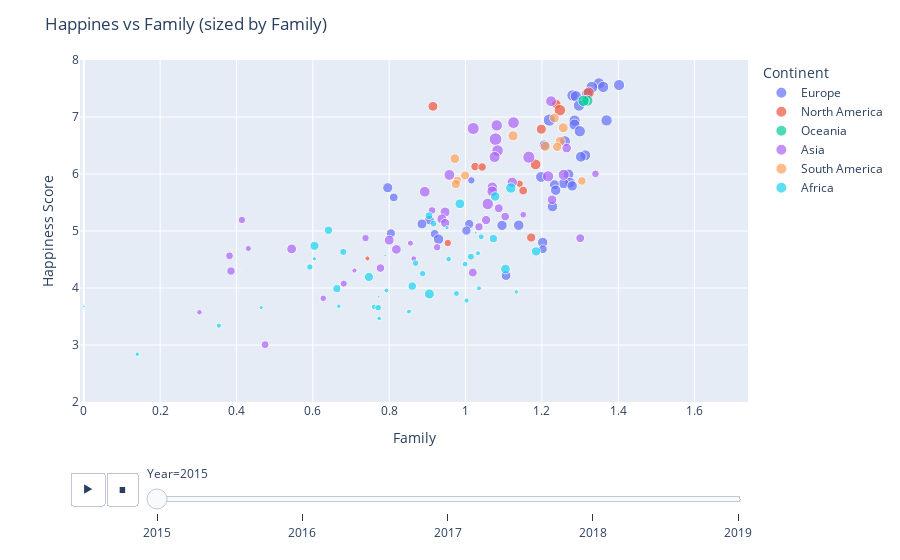

The notebook cell this image was saved under:
### Code cell
fig = px.scatter(alldata
                 , x ="Family"
                 , y ="Happiness Score"
                 , animation_frame ="Year"
                 , animation_group ="Country"
                 , size ="GDP per capita"
                 , color ="Continent"
                 , hover_name ="Country"
                 #, facet_col ="Continent"
                 , size_max = 10
                ) 


fig.update_layout(title_text='Happines vs Family (sized by Family)')
fig.update_yaxes(range=[2,8])
fig.update_xaxes(range=[-0.01,round((max(alldata['Family']))+0.1,2)])

fig.show()
# fig.write_html("./test.html")
# fig.write_json("./test.json")

### Figure 1 — Plotly figure (JSON) as saved in the notebook; plotly's stock layout.template omitted (floating-point values rounded to 4 significant figures)
{"data": [{"hovertemplate": "<b>%{hovertext}</b><br><br>Continent=Europe<br>Year=2015<br>Family=%{x}<br>Happiness Score=%{y}<br>GDP per capita=%{marker.size}<extra></extra>", "hovertext": ["Switzerland", "Iceland", "Denmark", "Norway", "Finland", "Netherlands", "Sweden", "Austria", "Luxembourg", "Ireland", "Belgium", "United Kingdom", "Germany", "France", "Czech Republic", "Spain", "Malta", "Slovakia", "Italy", "Moldova", "Slovenia", "Lithuania", "Belarus", "Poland", "Croatia", "Russia", "Kosovo", "Estonia", "Montenegro", "Romania", "Serbia", "Portugal", "Latvia", "Macedonia", "Albania", "Bosnia and Herzegovina", "Greece", "Hungary", "Ukraine", "Bulgaria"], "ids": ["Switzerland", "Iceland", "Denmark", "Norway", "Finland", "Netherlands", "Sweden", "Austria", "Luxembourg", "Ireland", "Belgium", "United Kingdom", "Germany", "France", "Czech Republic", "Spain", "Malta", "Slovakia", "Italy", "Moldova", "Slovenia", "Lithuania", "Belarus", "Poland", "Croatia", "Russia", "Kosovo", "Estonia", "Montenegro", "Romania", "Serbia", "Portugal", "Latvia", "Macedonia", "Albania", "Bosnia and Herzegovina", "Greece", "Hungary", "Ukraine", "Bulgaria"], "legendgroup": "Europe", "marker": {"color": "#636efa", "size": [1.397, 1.302, 1.325, 1.459, 1.29, 1.329, 1.332, 1.337, 1.564, 1.336, 1.308, 1.266, 1.328, 1.278, 1.179, 1.23, 1.207, 1.169, 1.251, 0.5945, 1.185, 1.147, 1.032, 1.126, 1.083, 1.138, 0.8015, 1.152, 0.9744, 1.043, 0.9205, 1.16, 1.113, 0.9185, 0.8787, 0.8322, 1.154, 1.121, 0.7991, 1.012], "sizemode": "area", "sizeref": 0.02096, "symbol": "circle"}, "mode": "markers", "name": "Europe", "orientation": "v", "showlegend": true, "type": "scatter", "x": [1.35, 1.402, 1.361, 1.331, 1.318, 1.28, 1.289, 1.297, 1.22, 1.369, 1.286, 1.285, 1.299, 1.26, 1.206, 1.314, 1.302, 1.27, 1.198, 1.015, 1.274, 1.257, 1.233, 1.279, 0.7962, 1.236, 0.812, 1.228, 0.9056, 0.8859, 1.01, 1.139, 1.096, 1.002, 0.8043, 0.9192, 0.9293, 1.202, 1.203, 1.106], "xaxis": "x", "y": [7.587, 7.561, 7.527, 7.522, 7.406, 7.378, 7.364, 7.2, 6.946, 6.94, 6.937, 6.867, 6.75, 6.575, 6.505, 6.329, 6.302, 5.995, 5.948, 5.889, 5.848, 5.833, 5.813, 5.791, 5.759, 5.716, 5.589, 5.429, 5.192, 5.124, 5.123, 5.102, 5.098, 5.007, 4.959, 4.949, 4.857, 4.8, 4.681, 4.218], "yaxis": "y"}, {"hovertemplate": "<b>%{hovertext}</b><br><br>Continent=North America<br>Year=2015<br>Family=%{x}<br>Happiness Score=%{y}<br>GDP per capita=%{marker.size}<extra></extra>", "hovertext": ["Canada", "Costa Rica", "Mexico", "United States", "Panama", "Trinidad and Tobago", "El Salvador", "Guatemala", "Nicaragua", "Jamaica", "Dominican Republic", "Honduras", "Haiti"], "ids": ["Canada", "Costa Rica", "Mexico", "United States", "Panama", "Trinidad and Tobago", "El Salvador", "Guatemala", "Nicaragua", "Jamaica", "Dominican Republic", "Honduras", "Haiti"], "legendgroup": "North America", "marker": {"color": "#EF553B", "size": [1.326, 0.9558, 1.021, 1.395, 1.064, 1.212, 0.7645, 0.7455, 0.5933, 0.8104, 0.8954, 0.5953, 0.2667], "sizemode": "area", "sizeref": 0.02096, "symbol": "circle"}, "mode": "markers", "name": "North America", "orientation": "v", "showlegend": true, "type": "scatter", "x": [1.323, 1.238, 0.9145, 1.247, 1.198, 1.184, 1.025, 1.044, 1.142, 1.151, 1.172, 0.9535, 0.743], "xaxis": "x", "y": [7.427, 7.226, 7.187, 7.119, 6.786, 6.168, 6.13, 6.123, 5.828, 5.709, 4.885, 4.788, 4.518], "yaxis": "y"}, {"hovertemplate": "<b>%{hovertext}</b><br><br>Continent=Oceania<br>Year=2015<br>Family=%{x}<br>Happiness Score=%{y}<br>GDP per capita=%{marker.size}<extra></extra>", "hovertext": ["New Zealand", "Australia"], "ids": ["New Zealand", "Australia"], "legendgroup": "Oceania", "marker": {"color": "#00cc96", "size": [1.25, 1.334], "sizemode": "area", "sizeref": 0.02096, "symbol": "circle"}, "mode": "markers", "name": "Oceania", "orientation": "v", "showlegend": true, "type": "scatter", "x": [1.32, 1.309], "xaxis": "x", "y": [7.286, 7.284], "yaxis": "y"}, {"hovertemplate": "<b>%{hovertext}</b><br><br>Continent=Asia<br>Year=2015<br>Family=%{x}<br>Happiness Score=%{y}<br>GDP per capita=%{marker.size}<extra></extra>", "hovertext": ["Israel", "United Arab Emirates", "Oman", "Singapore", "Qatar", "Thailand", "Saudi Arabia", "Taiwan", "Kuwait", "Uzbekistan", "Japan", "South Korea", "Bahrain", "Kazakhstan", "Malaysia", "North Cyprus", "Cyprus", "Turkmenistan", "Hong Kong", "Indonesia", "Vietnam", "Turkey", "Kyrgyzstan", "Bhutan", "Azerbaijan", "Pakistan", "Jordan", "China", "Philippines", "Laos", "Mongolia", "Lebanon", "Tajikistan", "Palestinian Territories", "Bangladesh", "Iran", "Iraq", "India", "Nepal", "Armenia", "Myanmar", "Georgia", "Sri Lanka", "Yemen", "Cambodia", "Afghanistan", "Syria"], "ids": ["Israel", "United Arab Emirates", "Oman", "Singapore", "Qatar", "Thailand", "Saudi Arabia", "Taiwan", "Kuwait", "Uzbekistan", "Japan", "South Korea", "Bahrain", "Kazakhstan", "Malaysia", "North Cyprus", "Cyprus", "Turkmenistan", "Hong Kong", "Indonesia", "Vietnam", "Turkey", "Kyrgyzstan", "Bhutan", "Azerbaijan", "Pakistan", "Jordan", "China", "Philippines", "Laos", "Mongolia", "Lebanon", "Tajikistan", "Palestinian Territories", "Bangladesh", "Iran", "Iraq", "India", "Nepal", "Armenia", "Myanmar", "Georgia", "Sri Lanka", "Yemen", "Cambodia", "Afghanistan", "Syria"], "legendgroup": "Asia", "marker": {"color": "#ab63fa", "size": [1.229, 1.427, 1.36, 1.522, 1.69, 0.9669, 1.395, 1.291, 1.554, 0.6324, 1.271, 1.245, 1.324, 1.123, 1.125, 1.208, 1.208, 0.9585, 1.386, 0.8283, 0.6322, 1.061, 0.4743, 0.7704, 1.024, 0.5954, 0.902, 0.8901, 0.7053, 0.5907, 0.8282, 1.026, 0.3905, 0.5987, 0.3975, 1.009, 0.9855, 0.645, 0.36, 0.7682, 0.2711, 0.7419, 0.8352, 0.5465, 0.4604, 0.3198, 0.6632], "sizemode": "area", "sizeref": 0.02096, "symbol": "circle"}, "mode": "markers", "name": "Asia", "orientation": "v", "showlegend": true, "type": "scatter", "x": [1.224, 1.126, 1.082, 1.02, 1.079, 1.265, 1.084, 1.076, 1.166, 1.34, 1.257, 0.9577, 1.216, 1.122, 1.07, 1.07, 0.8932, 1.227, 1.058, 1.087, 0.9123, 0.9463, 1.151, 1.104, 0.9379, 0.4141, 1.054, 0.9467, 1.035, 0.738, 1.301, 0.8, 0.8556, 0.9256, 0.4311, 0.5445, 0.8189, 0.3817, 0.8645, 0.7771, 0.709, 0.3856, 1.019, 0.6809, 0.6274, 0.3029, 0.4749], "xaxis": "x", "y": [7.278, 6.901, 6.853, 6.798, 6.611, 6.455, 6.411, 6.298, 6.295, 6.003, 5.987, 5.984, 5.96, 5.855, 5.77, 5.695, 5.689, 5.548, 5.474, 5.399, 5.36, 5.332, 5.286, 5.253, 5.212, 5.194, 5.192, 5.14, 5.073, 4.876, 4.874, 4.839, 4.786, 4.715, 4.694, 4.686, 4.677, 4.565, 4.514, 4.35, 4.307, 4.297, 4.271, 4.077, 3.819, 3.575, 3.006], "yaxis": "y"}, {"hovertemplate": "<b>%{hovertext}</b><br><br>Continent=South America<br>Year=2015<br>Family=%{x}<br>Happiness Score=%{y}<br>GDP per capita=%{marker.size}<extra></extra>", "hovertext": ["Brazil", "Venezuela", "Chile", "Argentina", "Uruguay", "Colombia", "Suriname", "Ecuador", "Bolivia", "Paraguay", "Peru"], "ids": ["Brazil", "Venezuela", "Chile", "Argentina", "Uruguay", "Colombia", "Suriname", "Ecuador", "Bolivia", "Paraguay", "Peru"], "legendgroup": "South America", "marker": {"color": "#FFA15A", "size": [0.9812, 1.044, 1.107, 1.054, 1.062, 0.9186, 0.9953, 0.864, 0.6813, 0.7599, 0.9002], "sizemode": "area", "sizeref": 0.02096, "symbol": "circle"}, "mode": "markers", "name": "South America", "orientation": "v", "showlegend": true, "type": "scatter", "x": [1.233, 1.256, 1.124, 1.248, 1.209, 1.24, 0.972, 0.999, 0.9784, 1.305, 0.9746], "xaxis": "x", "y": [6.983, 6.81, 6.67, 6.574, 6.485, 6.477, 6.269, 5.975, 5.89, 5.878, 5.824], "yaxis": "y"}, {"hovertemplate": "<b>%{hovertext}</b><br><br>Continent=Africa<br>Year=2015<br>Family=%{x}<br>Happiness Score=%{y}<br>GDP per capita=%{marker.size}<extra></extra>", "hovertext": ["Libya", "Algeria", "Mauritius", "Nigeria", "Zambia", "Somaliland region", "Morocco", "Mozambique", "Lesotho", "Swaziland", "Tunisia", "South Africa", "Ghana", "Zimbabwe", "Liberia", "Sudan", "Congo (Kinshasa)", "Ethiopia", "Sierra Leone", "Mauritania", "Kenya", "Djibouti", "Botswana", "Malawi", "Cameroon", "Egypt", "Angola", "Mali", "Congo (Brazzaville)", "Comoros", "Uganda", "Senegal", "Gabon", "Niger", "Tanzania", "Madagascar", "Central African Republic", "Chad", "Guinea", "Ivory Coast", "Burkina Faso", "Rwanda", "Benin", "Burundi", "Togo"], "ids": ["Libya", "Algeria", "Mauritius", "Nigeria", "Zambia", "Somaliland region", "Morocco", "Mozambique", "Lesotho", "Swaziland", "Tunisia", "South Africa", "Ghana", "Zimbabwe", "Liberia", "Sudan", "Congo (Kinshasa)", "Ethiopia", "Sierra Leone", "Mauritania", "Kenya", "Djibouti", "Botswana", "Malawi", "Cameroon", "Egypt", "Angola", "Mali", "Congo (Brazzaville)", "Comoros", "Uganda", "Senegal", "Gabon", "Niger", "Tanzania", "Madagascar", "Central African Republic", "Chad", "Guinea", "Ivory Coast", "Burkina Faso", "Rwanda", "Benin", "Burundi", "Togo"], "legendgroup": "Africa", "marker": {"color": "#19d3f3", "size": [1.131, 0.9393, 1.008, 0.6543, 0.4704, 0.1885, 0.7348, 0.08308, 0.3755, 0.7121, 0.8811, 0.9205, 0.5456, 0.271, 0.0712, 0.5211, 0, 0.1907, 0.3302, 0.4541, 0.3647, 0.4402, 0.9936, 0.01604, 0.4225, 0.8818, 0.7578, 0.2607, 0.6787, 0.2391, 0.211, 0.365, 1.06, 0.0694, 0.2852, 0.2082, 0.0785, 0.3419, 0.1742, 0.4653, 0.2581, 0.2221, 0.2867, 0.0153, 0.2087], "sizemode": "area", "sizeref": 0.02096, "symbol": "circle"}, "mode": "markers", "name": "Africa", "orientation": "v", "showlegend": true, "type": "scatter", "x": [1.119, 1.078, 0.9852, 0.9043, 0.9161, 0.9515, 0.641, 1.026, 1.041, 1.073, 0.6043, 1.185, 0.6795, 1.033, 0.7897, 1.014, 1.001, 0.6041, 0.9557, 0.8691, 0.9988, 0.5921, 1.105, 0.4113, 0.8877, 0.747, 0.8604, 1.035, 0.6629, 0.7927, 1.133, 0.9762, 0.9053, 0.7726, 1.003, 0.668, 0, 0.7606, 0.4647, 0.7712, 0.8519, 0.7737, 0.3539, 0.4159, 0.1399], "xaxis": "x", "y": [5.754, 5.605, 5.477, 5.268, 5.129, 5.057, 5.013, 4.971, 4.898, 4.867, 4.739, 4.642, 4.633, 4.61, 4.571, 4.55, 4.517, 4.512, 4.507, 4.436, 4.419, 4.369, 4.332, 4.292, 4.252, 4.194, 4.033, 3.995, 3.989, 3.956, 3.931, 3.904, 3.896, 3.845, 3.781, 3.681, 3.678, 3.667, 3.656, 3.655, 3.587, 3.465, 3.34, 2.905, 2.839], "yaxis": "y"}], "layout": {"legend": {"itemsizing": "constant", "title": {"text": "Continent"}, "tracegroupgap": 0}, "margin": {"t": 60}, "sliders": [{"active": 0, "currentvalue": {"prefix": "Year="}, "len": 0.9, "pad": {"b": 10, "t": 60}, "steps": [{"args": [["2015"], {"frame": {"duration": 0, "redraw": false}, "fromcurrent": true, "mode": "immediate", "transition": {"duration": 0, "easing": "linear"}}], "label": "2015", "method": "animate"}, {"args": [["2016"], {"frame": {"duration": 0, "redraw": false}, "fromcurrent": true, "mode": "immediate", "transition": {"duration": 0, "easing": "linear"}}], "label": "2016", "method": "animate"}, {"args": [["2017"], {"frame": {"duration": 0, "redraw": false}, "fromcurrent": true, "mode": "immediate", "transition": {"duration": 0, "easing": "linear"}}], "label": "2017", "method": "animate"}, {"args": [["2018"], {"frame": {"duration": 0, "redraw": false}, "fromcurrent": true, "mode": "immediate", "transition": {"duration": 0, "easing": "linear"}}], "label": "2018", "method": "animate"}, {"args": [["2019"], {"frame": {"duration": 0, "redraw": false}, "fromcurrent": true, "mode": "immediate", "transition": {"duration": 0, "easing": "linear"}}], "label": "2019", "method": "animate"}], "x": 0.1, "xanchor": "left", "y": 0, "yanchor": "top"}], "title": {"text": "Happines vs Family (sized by Family)"}, "updatemenus": [{"buttons": [{"args": [null, {"frame": {"duration": 500, "redraw": false}, "fromcurrent": true, "mode": "immediate", "transition": {"duration": 500, "easing": "linear"}}], "label": "&#9654;", "method": "animate"}, {"args": [[null], {"frame": {"duration": 0, "redraw": false}, "fromcurrent": true, "mode": "immediate", "transition": {"duration": 0, "easing": "linear"}}], "label": "&#9724;", "method": "animate"}], "direction": "left", "pad": {"r": 10, "t": 70}, "showactive": false, "type": "buttons", "x": 0.1, "xanchor": "right", "y": 0, "yanchor": "top"}], "xaxis": {"anchor": "y", "domain": [0, 1], "range": [-0.01, 1.74], "title": {"text": "Family"}}, "yaxis": {"anchor": "x", "domain": [0, 1], "range": [2, 8], "title": {"text": "Happiness Score"}}}}
